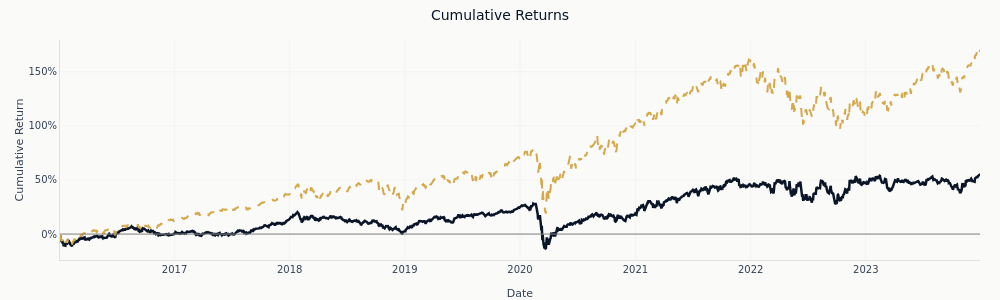
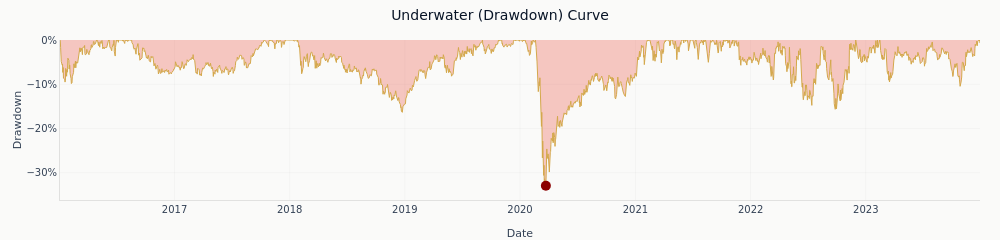
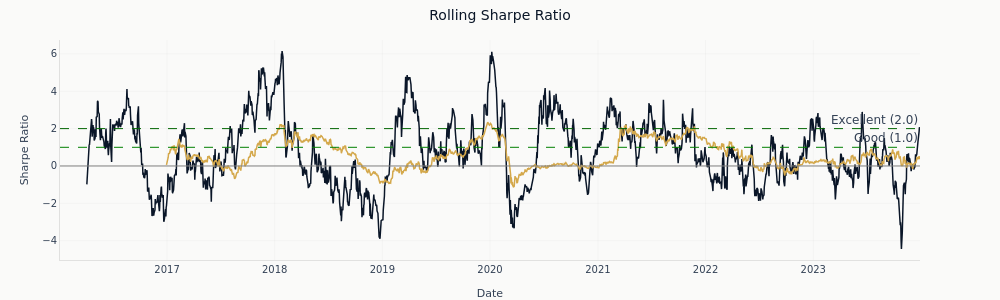
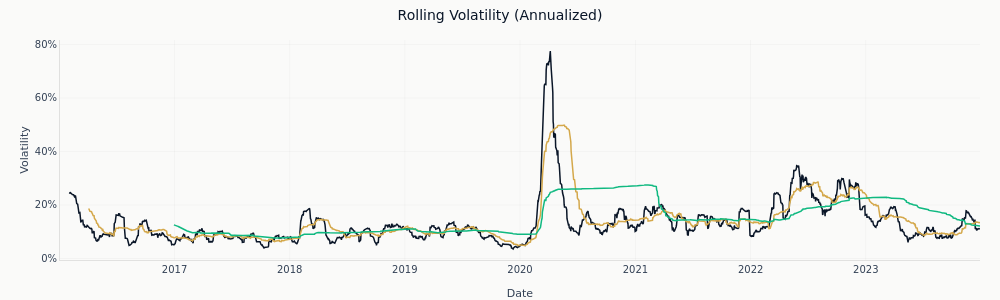

Notebook code cell kept with these figures, in order:
### Markdown cell above
`hrp_tear_sheet.show()` would render the metrics block and then loop `fig.show()` over the
nine figures, which publishes each PNG with no alt text and leaves a screen reader with
nothing. Displaying the same content a figure at a time is what lets each one carry a
description of what it plots.

### Code cell
DASHBOARD_ALT = {
    "Cumulative Returns": (
        "Cumulative return of the HRP portfolio and of the SPY benchmark against date, the "
        "benchmark drawn dashed and finishing well above the portfolio."
    ),
    "Drawdown": (
        "The HRP portfolio's underwater curve against date, filled to zero, showing the "
        "percentage below its own running peak, with the deepest point marked in March 2020."
    ),
    "Rolling Sharpe Ratio": (
        "Two lines of rolling Sharpe ratio against date, over sixty-three and two hundred and "
        "fifty-two sessions, the shorter window swinging more widely than the longer one."
    ),
    "Rolling Volatility": (
        "Three lines of annualized rolling volatility against date, over twenty-one, "
        "sixty-three and two hundred and fifty-two sessions."
    ),
    "Rolling Beta": (
        "Rolling beta of the HRP portfolio against SPY, plotted against date and shaded down "
        "to zero, with a dashed reference line at the market's own beta."
    ),
    "Annual Returns": (
        "Bars of the HRP portfolio's annual return by calendar year, with the benchmark's "
        "annual return marked as points and a line at zero."
    ),
    "Monthly Returns Heatmap": (
        "Heatmap of monthly return, years down the vertical axis and calendar months across "
        "with a compounded annual column at the right, each cell labelled with its return and "
        "coloured from red for losses to green for gains."
    ),
    "Returns Distribution": (
        "Histogram of the HRP portfolio's daily returns with a fitted normal density drawn "
        "over it and vertical reference lines in the left tail."
    ),
    "Top Drawdowns": (
        "Horizontal bars of drawdown depth for the five deepest episodes, one bar per episode, "
        "ordered deepest at the top and annotated with the depth reached."
    ),
}

display(HTML(f"<pre>{hrp_tear_sheet.metrics.summary()}</pre>"))
for figure_name, dashboard_figure in hrp_tear_sheet.figures.items():
    show_plotly_with_alt(dashboard_figure, DASHBOARD_ALT[figure_name])

### Figure 1 — Plotly figure (JSON) as saved in the notebook; plotly's stock layout.template omitted (floating-point values rounded to 4 significant figures; data arrays with more than 128 entries replaced by an {"elided": "..."} marker saying what was removed)
{"data": [{"hovertemplate": "Date: %{x}<br>Return: %{y:.2%}<extra></extra>", "line": {"color": "#0a1628", "width": 2.5}, "mode": "lines", "name": "Strategy", "type": "scatter", "x": {"elided": "2012 str values"}, "y": {"elided": "2012 float values"}}, {"hovertemplate": "Date: %{x}<br>Return: %{y:.2%}<extra></extra>", "line": {"color": "#D4A84B", "dash": "dash", "width": 2.0}, "mode": "lines", "name": "Benchmark", "type": "scatter", "x": {"elided": "2012 str values"}, "y": {"elided": "2012 float values"}}], "layout": {"font": {"color": "#334155", "family": "DM Sans, DejaVu Sans, sans-serif", "size": 12}, "height": 300, "hoverlabel": {"bgcolor": "white", "font": {"family": "DM Sans, DejaVu Sans, sans-serif", "size": 13}}, "hovermode": "x unified", "legend": {"x": 0.01, "xanchor": "left", "y": 0.99, "yanchor": "top"}, "margin": {"b": 40, "l": 60, "r": 20, "t": 40}, "paper_bgcolor": "#FAFAF9", "plot_bgcolor": "#FAFAF9", "shapes": [{"line": {"color": "gray", "dash": "solid", "width": 1}, "type": "line", "x0": 0, "x1": 1, "xref": "x domain", "y0": 0, "y1": 0, "yref": "y"}], "showlegend": false, "title": {"text": "Cumulative Returns"}, "width": 1000, "xaxis": {"gridcolor": "rgba(0,0,0,0.06)", "linecolor": "rgba(0,0,0,0.1)", "title": {"text": "Date"}, "zeroline": false}, "yaxis": {"gridcolor": "rgba(0,0,0,0.06)", "linecolor": "rgba(0,0,0,0.1)", "tickformat": ".0%", "title": {"text": "Cumulative Return"}, "zeroline": false}}}

### Figure 2 — Plotly figure (JSON) as saved in the notebook; plotly's stock layout.template omitted (floating-point values rounded to 4 significant figures; data arrays with more than 128 entries replaced by an {"elided": "..."} marker saying what was removed)
{"data": [{"fill": "tozeroy", "fillcolor": "rgba(231, 76, 60, 0.3)", "hovertemplate": "Date: %{x}<br>Drawdown: %{y:.2%}<extra></extra>", "line": {"color": "#D4A84B", "width": 1}, "mode": "lines", "name": "Drawdown", "type": "scatter", "x": {"elided": "2012 str values"}, "y": {"elided": "2012 float values"}}, {"hovertemplate": "Max Drawdown<br>Date: %{x}<br>DD: %{y:.2%}<extra></extra>", "marker": {"color": "darkred", "size": 10, "symbol": "circle"}, "mode": "markers", "name": "Max DD: -32.9%", "type": "scatter", "x": ["2020-03-23T00:00:00"], "y": [-0.3295]}], "layout": {"font": {"color": "#334155", "family": "DM Sans, DejaVu Sans, sans-serif", "size": 12}, "height": 240, "hoverlabel": {"bgcolor": "white", "font": {"family": "DM Sans, DejaVu Sans, sans-serif", "size": 13}}, "hovermode": "x unified", "legend": {"x": 0.99, "xanchor": "right", "y": 0.01, "yanchor": "bottom"}, "margin": {"b": 40, "l": 60, "r": 20, "t": 40}, "paper_bgcolor": "#FAFAF9", "plot_bgcolor": "#FAFAF9", "showlegend": false, "title": {"text": "Underwater (Drawdown) Curve"}, "width": 1000, "xaxis": {"gridcolor": "rgba(0,0,0,0.06)", "linecolor": "rgba(0,0,0,0.1)", "title": {"text": "Date"}, "zeroline": false}, "yaxis": {"gridcolor": "rgba(0,0,0,0.06)", "linecolor": "rgba(0,0,0,0.1)", "tickformat": ".0%", "title": {"text": "Drawdown"}, "zeroline": false}}}

### Figure 3 — Plotly figure (JSON) as saved in the notebook; plotly's stock layout.template omitted (floating-point values rounded to 4 significant figures; data arrays with more than 128 entries replaced by an {"elided": "..."} marker saying what was removed)
{"data": [{"hovertemplate": "63d Sharpe: %{y:.2f}<extra></extra>", "line": {"color": "#0a1628", "width": 1.5}, "mode": "lines", "name": "63d", "type": "scatter", "x": {"elided": "2012 str values"}, "y": {"elided": "2012 float values"}}, {"hovertemplate": "252d Sharpe: %{y:.2f}<extra></extra>", "line": {"color": "#D4A84B", "width": 1.5}, "mode": "lines", "name": "252d", "type": "scatter", "x": {"elided": "2012 str values"}, "y": {"elided": "2012 float values"}}], "layout": {"annotations": [{"showarrow": false, "text": "Good (1.0)", "x": 1, "xanchor": "right", "xref": "x domain", "y": 1, "yanchor": "bottom", "yref": "y"}, {"showarrow": false, "text": "Excellent (2.0)", "x": 1, "xanchor": "right", "xref": "x domain", "y": 2, "yanchor": "bottom", "yref": "y"}], "font": {"color": "#334155", "family": "DM Sans, DejaVu Sans, sans-serif", "size": 12}, "height": 300, "hoverlabel": {"bgcolor": "white", "font": {"family": "DM Sans, DejaVu Sans, sans-serif", "size": 13}}, "hovermode": "x unified", "legend": {"x": 0.01, "xanchor": "left", "y": 0.99, "yanchor": "top"}, "margin": {"b": 40, "l": 60, "r": 80, "t": 40}, "paper_bgcolor": "#FAFAF9", "plot_bgcolor": "#FAFAF9", "shapes": [{"line": {"color": "gray", "dash": "solid", "width": 1}, "type": "line", "x0": 0, "x1": 1, "xref": "x domain", "y0": 0, "y1": 0, "yref": "y"}, {"line": {"color": "green", "dash": "dash", "width": 1}, "type": "line", "x0": 0, "x1": 1, "xref": "x domain", "y0": 1, "y1": 1, "yref": "y"}, {"line": {"color": "darkgreen", "dash": "dash", "width": 1}, "type": "line", "x0": 0, "x1": 1, "xref": "x domain", "y0": 2, "y1": 2, "yref": "y"}], "showlegend": false, "title": {"text": "Rolling Sharpe Ratio"}, "width": 1000, "xaxis": {"gridcolor": "rgba(0,0,0,0.06)", "linecolor": "rgba(0,0,0,0.1)", "title": {"text": "Date"}, "zeroline": false}, "yaxis": {"gridcolor": "rgba(0,0,0,0.06)", "linecolor": "rgba(0,0,0,0.1)", "title": {"text": "Sharpe Ratio"}, "zeroline": false}}}

### Figure 4 — Plotly figure (JSON) as saved in the notebook; plotly's stock layout.template omitted (floating-point values rounded to 4 significant figures; data arrays with more than 128 entries replaced by an {"elided": "..."} marker saying what was removed)
{"data": [{"hovertemplate": "21d Vol: %{y:.2%}<extra></extra>", "line": {"color": "#0a1628", "width": 1.5}, "mode": "lines", "name": "21d", "type": "scatter", "x": {"elided": "2012 str values"}, "y": {"elided": "2012 float values"}}, {"hovertemplate": "63d Vol: %{y:.2%}<extra></extra>", "line": {"color": "#D4A84B", "width": 1.5}, "mode": "lines", "name": "63d", "type": "scatter", "x": {"elided": "2012 str values"}, "y": {"elided": "2012 float values"}}, {"hovertemplate": "252d Vol: %{y:.2%}<extra></extra>", "line": {"color": "#10b981", "width": 1.5}, "mode": "lines", "name": "252d", "type": "scatter", "x": {"elided": "2012 str values"}, "y": {"elided": "2012 float values"}}], "layout": {"font": {"color": "#334155", "family": "DM Sans, DejaVu Sans, sans-serif", "size": 12}, "height": 300, "hoverlabel": {"bgcolor": "white", "font": {"family": "DM Sans, DejaVu Sans, sans-serif", "size": 13}}, "hovermode": "x unified", "legend": {"x": 0.99, "xanchor": "right", "y": 0.99, "yanchor": "top"}, "margin": {"b": 40, "l": 60, "r": 20, "t": 40}, "paper_bgcolor": "#FAFAF9", "plot_bgcolor": "#FAFAF9", "showlegend": false, "title": {"text": "Rolling Volatility (Annualized)"}, "width": 1000, "xaxis": {"gridcolor": "rgba(0,0,0,0.06)", "linecolor": "rgba(0,0,0,0.1)", "title": {"text": "Date"}, "zeroline": false}, "yaxis": {"gridcolor": "rgba(0,0,0,0.06)", "linecolor": "rgba(0,0,0,0.1)", "tickformat": ".0%", "title": {"text": "Volatility"}, "zeroline": false}}}
